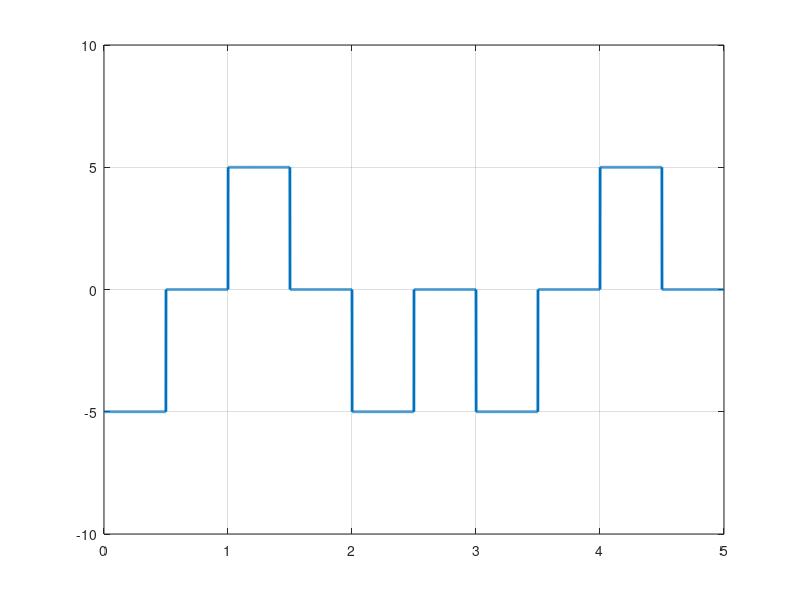

This chart was generated by the following MATLAB code:
clc;  #...clear command line 
clear all; #...clear variables
close all; #... clear figures

bits = [0 1 0 0 1];

#... modulation

bitrate = 1;
voltage = 5;

sampRate = 1000;
sampTime = 1/sampRate;

endTime = length(bits)/bitrate;
time = 0:sampTime:endTime;

index = 1;

for i=1:length(time)
	if bits(index) == 1
		modulation(i) = voltage;
	else
		modulation(i) = -voltage;
	endif
	
	if time(i)*bitrate >= index - 1/2
		modulation(i) = 0;
	endif
	
	if time(i)*bitrate >= index 
		index = index+1;
	endif
end

plot(time, modulation, "linewidth", 2);
axis([0 endTime -voltage-5 voltage+5]);
grid on;

#... demodulation

index = 1;

for i= 1:length(modulation)
	if time(i)*bitrate < index - 1/2
		if modulation(i) == voltage;
			demodulation(index) = 1;
		else
			demodulation(index) = 0;
		endif
	endif
	if time(i)*bitrate >= index
		index = index+1;
	endif
end

disp(demodulation);
